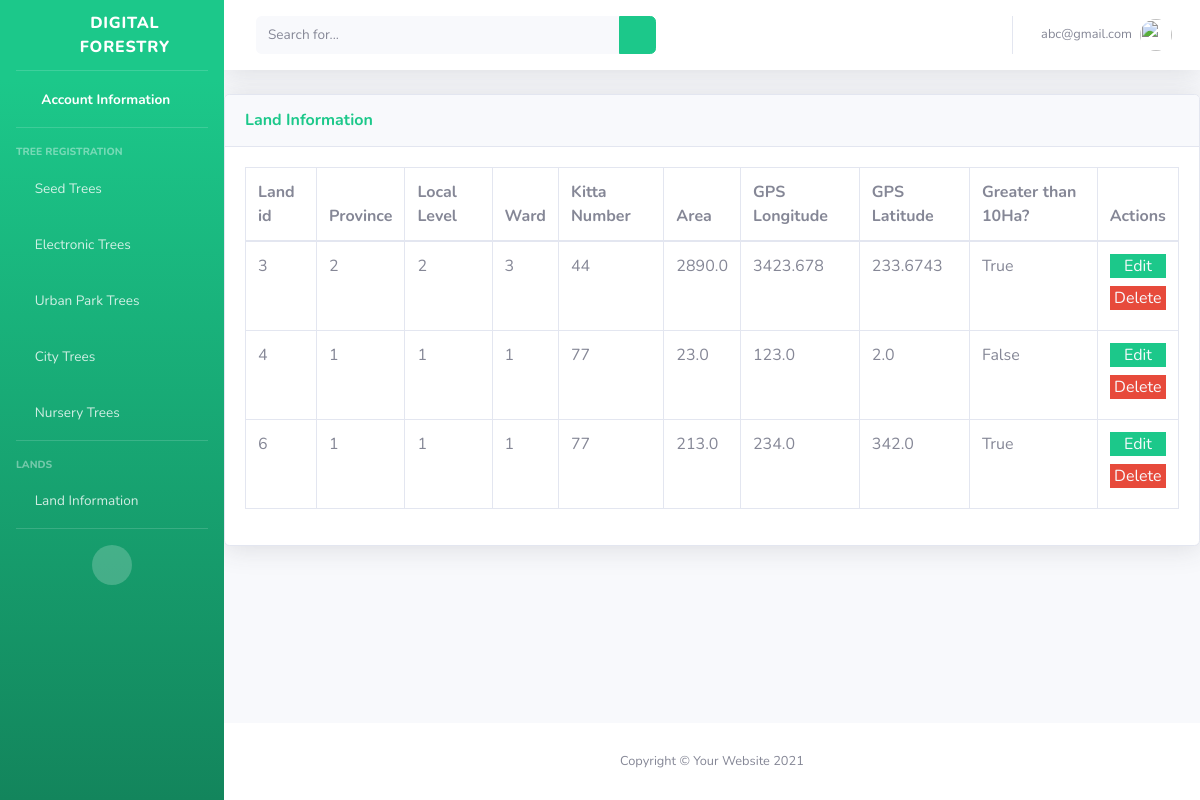
The app's page /home/land-information/ (signed in), older data.
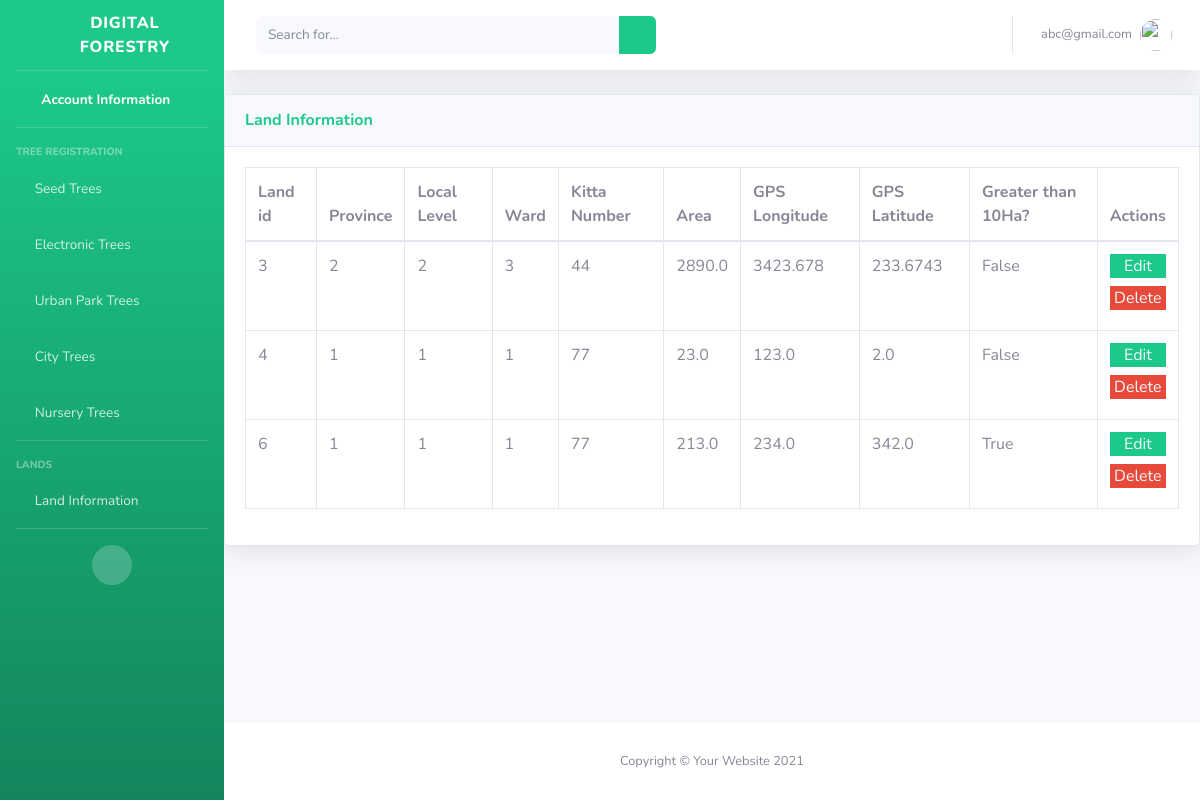
The same page, newer data.
### main/models.py (models this page shows)
class LandInformation(models.Model):
    user = models.ForeignKey(CustomUser, on_delete=models.CASCADE)
    province = models.ForeignKey(Province,on_delete=models.CASCADE)
    local_level = models.ForeignKey(LocalLevel, on_delete=models.CASCADE)
    ward = models.ForeignKey(Ward, on_delete=models.CASCADE)
    kitta_number = models.CharField(max_length=200)
    area = models.FloatField()
    gps_longitude = models.FloatField()
    gps_latitude = models.FloatField()
    is_greater_than_10Ha = models.BooleanField(default=False)

### main/views.py (the view)
# urls.py: path('home/land-information/', views.land_information_view, name="land_information"),
@login_required(login_url="/")
def land_information_view(request):
    try:
        land_information_datas = get_list_or_404(LandInformation, user_id = request.user.id)
        return render(request, "main/landinfo.html", {"land_information_datas":land_information_datas})
    except Exception as e:
        land_information_datas = None
        return render(request, "main/landinfo.html", {"land_information_datas":land_information_datas})

### main/custom_auth_backend.py (called while the page is built)
    def get_user(self, user_id):
        try:
            return CustomUser.objects.get(pk=user_id)
        except CustomUser.DoesNotExist:
            return None

### main/templates/main/landinfo.html (shortened to what this page needs)
{% extends "signups/base.html" %}
{% load static %}
{% block content %}
  <body>
    <div class="card shadow mb-4">
      <div class="card-header py-3">
        <h6 class="m-0 font-weight-bold text-success">Land Information</h6>
      </div>
      <div class="card-body">
        <div class="table-responsive">
          <table
            class="table table-bordered"
            id="dataTable"
            width="100%"
            cellspacing="0"
          >
            <thead>
              <tr>
                <th>Land id</th>
                <th>Province</th>
                <th>Local Level</th>
                <th>Ward</th>
                <th>Kitta Number</th>
                <th>Area</th>
                <th>GPS Longitude</th>
                <th>GPS Latitude</th>
                <th>Greater than 10Ha?</th>
                <th>Actions</th>
              </tr>
            </thead>
            <tbody>
              {% if land_information_datas %}
              {% for land_information_data in land_information_datas %}
              <tr>
                <td>{{land_information_data.id}}</td>
                        <td>{{land_information_data.province_id}}</td>
                        <td>{{land_information_data.local_level_id}}</td>
                        <td>{{land_information_data.ward_id}}</td>
                        <td>{{land_information_data.kitta_number}}</td>
                        <td>{{land_information_data.area}}</td>
                        <td>{{land_information_data.gps_latitude}}</td>
                        <td>{{land_information_data.gps_longitude}}</td>
                        <td>{{land_information_data.is_greater_than_10Ha}}</td>
                <td>
                  <div class="border-0 mb-2 w-full btn-success text-center">
                    <a href="{%url 'main:land_information_edit' land_information_data.id %}" class="text-gray-100"> Edit </a>
                  </div>
                  <div class="border-0 mb-2 w-full btn-danger text-center">
                    <a href="{%url 'main:land_information_delete' land_information_data.id%}" class="text-gray-100"> Delete </a>
                  </div>
                </td>
              </tr>
              {% endfor %}
              {% endif %}
            </tbody>
          </table>
        </div>
      </div>
    </div>
  </body>
  {% endblock %}

Row changes from the older to the newer data that the page shows:
changed LandInformation id 3: is_greater_than_10Ha "True" → "False"
